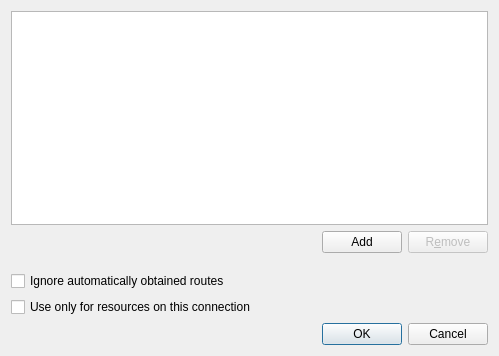
<?xml version="1.0" encoding="UTF-8"?>
<ui version="4.0">
 <class>RoutesIp4Config</class>
 <widget class="QWidget" name="RoutesIp4Config">
  <property name="geometry">
   <rect>
    <x>0</x>
    <y>0</y>
    <width>499</width>
    <height>356</height>
   </rect>
  </property>
  <property name="sizePolicy">
   <sizepolicy hsizetype="Minimum" vsizetype="Fixed">
    <horstretch>0</horstretch>
    <verstretch>0</verstretch>
   </sizepolicy>
  </property>
  <property name="windowTitle">
   <string>Edit IPv4 Routes</string>
  </property>
  <layout class="QGridLayout" name="gridLayout">
   <item row="2" column="0">
    <spacer name="verticalSpacer">
     <property name="orientation">
      <enum>Qt::Vertical</enum>
     </property>
     <property name="sizeType">
      <enum>QSizePolicy::Fixed</enum>
     </property>
     <property name="sizeHint" stdset="0">
      <size>
       <width>20</width>
       <height>12</height>
      </size>
     </property>
    </spacer>
   </item>
   <item row="4" column="0">
    <widget class="QCheckBox" name="cbNeverDefault">
     <property name="toolTip">
      <string>If enabled, this connection will never be used as the default network connection</string>
     </property>
     <property name="text">
      <string>Use only for resources on this connection</string>
     </property>
    </widget>
   </item>
   <item row="1" column="0">
    <spacer name="horizontalSpacer">
     <property name="orientation">
      <enum>Qt::Horizontal</enum>
     </property>
     <property name="sizeHint" stdset="0">
      <size>
       <width>119</width>
       <height>20</height>
      </size>
     </property>
    </spacer>
   </item>
   <item row="1" column="2">
    <widget class="QPushButton" name="pushButtonRemove">
     <property name="enabled">
      <bool>false</bool>
     </property>
     <property name="maximumSize">
      <size>
       <width>16777215</width>
       <height>16777215</height>
      </size>
     </property>
     <property name="text">
      <string comment="Remove a selected row">R&amp;emove</string>
     </property>
     <property name="icon">
      <iconset theme="list-remove">
       <normaloff/>
      </iconset>
     </property>
    </widget>
   </item>
   <item row="0" column="0" colspan="3">
    <widget class="QTableView" name="tableViewAddresses">
     <property name="sizePolicy">
      <sizepolicy hsizetype="Preferred" vsizetype="Minimum">
       <horstretch>0</horstretch>
       <verstretch>0</verstretch>
      </sizepolicy>
     </property>
     <property name="minimumSize">
      <size>
       <width>150</width>
       <height>50</height>
      </size>
     </property>
     <property name="toolTip">
      <string>IP addresses identify your computer on the network. Click the &quot;Add&quot; button to add
an IP address</string>
     </property>
     <property name="selectionMode">
      <enum>QAbstractItemView::SingleSelection</enum>
     </property>
     <property name="selectionBehavior">
      <enum>QAbstractItemView::SelectRows</enum>
     </property>
     <property name="showGrid">
      <bool>true</bool>
     </property>
     <property name="gridStyle">
      <enum>Qt::SolidLine</enum>
     </property>
     <attribute name="horizontalHeaderStretchLastSection">
      <bool>true</bool>
     </attribute>
     <attribute name="verticalHeaderVisible">
      <bool>false</bool>
     </attribute>
    </widget>
   </item>
   <item row="1" column="1">
    <widget class="QPushButton" name="pushButtonAdd">
     <property name="text">
      <string comment="Insert a row">Add</string>
     </property>
     <property name="icon">
      <iconset theme="list-add">
       <normaloff/>
      </iconset>
     </property>
    </widget>
   </item>
   <item row="3" column="0">
    <widget class="QCheckBox" name="cbIgnoreAutoRoutes">
     <property name="toolTip">
      <string>If enabled, automatically configured routes are ignored and only routes specified above are used</string>
     </property>
     <property name="text">
      <string>Ignore automatically obtained routes</string>
     </property>
    </widget>
   </item>
   <item row="5" column="1" colspan="2">
    <widget class="QDialogButtonBox" name="buttonBox">
     <property name="standardButtons">
      <set>QDialogButtonBox::Cancel|QDialogButtonBox::Ok</set>
     </property>
    </widget>
   </item>
  </layout>
 </widget>
 <resources/>
 <connections/>
</ui>
